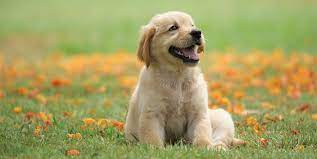
#> input picture Cat Prediction Algorithm/dog.jpg, 317 x 159 px
$ python cat_detection.py
#> lines starting #> are read from the running program, lines starting #| are printed output that depends on the picture
import cv2
import numpy
import os
import time
face = cv2.CascadeClassifier("cat_features.xml")  # for detecting face

image = cv2.imread("dog.jpg")
#> image is the input picture: shape (159, 317, 3); mean B, G, R 97.7, 158.6, 164
mage = cv2.resize(image, (300, 200))
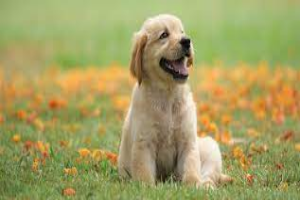
#> mage: shape (200, 300, 3); mean B, G, R 97.6, 158.5, 163.8
gray = cv2.cvtColor(image, cv2.COLOR_BGR2GRAY)  # convert into gray so color not effect accuracy
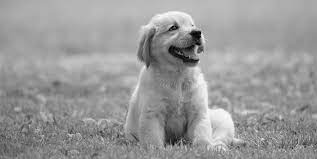
#> gray: shape (159, 317); min 1, max 252, mean 153.3

# parameters(img,scale_factor[reduce image size],min_neighbour)
faces = face.detectMultiScale(gray, 1.1, 1)  # for  faces
#> faces = ()
x_axis = 0
y_axis = 0
cat = False
for (x, y, w, h) in faces:
    cat = True
    image = cv2.rectangle(image, (x, y), (x + w, y + h), (127, 0, 205), 3)
    x_axis = x + int(w/2)
    x_axis = x_axis - 10
    y_axis = y + int(h/2)
    y_axis = y_axis - 10
#> this loop made 0 passes


if cat:
    hue = [0,0,0]
    print(list)
    print("Cat Detected")
    image = cv2.rectangle(image, (x_axis, y_axis), (x_axis + 20, y_axis + 20), (127, 0, 205), 1)
    hsv = cv2.cvtColor(image, cv2.COLOR_BGR2HSV)

    cv2.imshow("Cat Detected", image)
    cv2.waitKey(0)
    cv2.destroyAllWindows()
    x_axis = x_axis + 10
    y_axis = y_axis
    xlimit = x_axis+20
    ylimit = y_axis+20
    for x in range(x_axis,xlimit):
        for y in range(y_axis,ylimit):
            pixel = hsv[x,y]
            H = pixel[0]
            S = pixel[1]
            V = int(pixel[2]/255) * 100
            if H<20:
                hue[1] = hue[1] + 1
            elif H>15 and V>60:
                hue[2] = hue[2] + 1
            elif S<2:
                hue[0] = hue[0] + 1
            else:
                hue[2] = hue[2] + 1
    print(hue)
    if hue[0]>hue[1] and hue[0]>hue[2]:
        color = "Black"
    elif hue[1]>hue[0] and hue[1]>hue[2]:
        color = "Brown"
    else:
        color = "White"
    print(color)
    time.sleep(5)
    dirPath = ""+color
    files = os.listdir(dirPath)
    for file in files:
        imagePath = os.path.join(dirPath, file)
        image = cv2.imread(imagePath, 1)
        image = cv2.resize(image, (600, 500))
        cv2.imshow("Images", image)
        cv2.waitKey(0)
        cv2.destroyAllWindows()

else:
    print("Its not a Cat")
